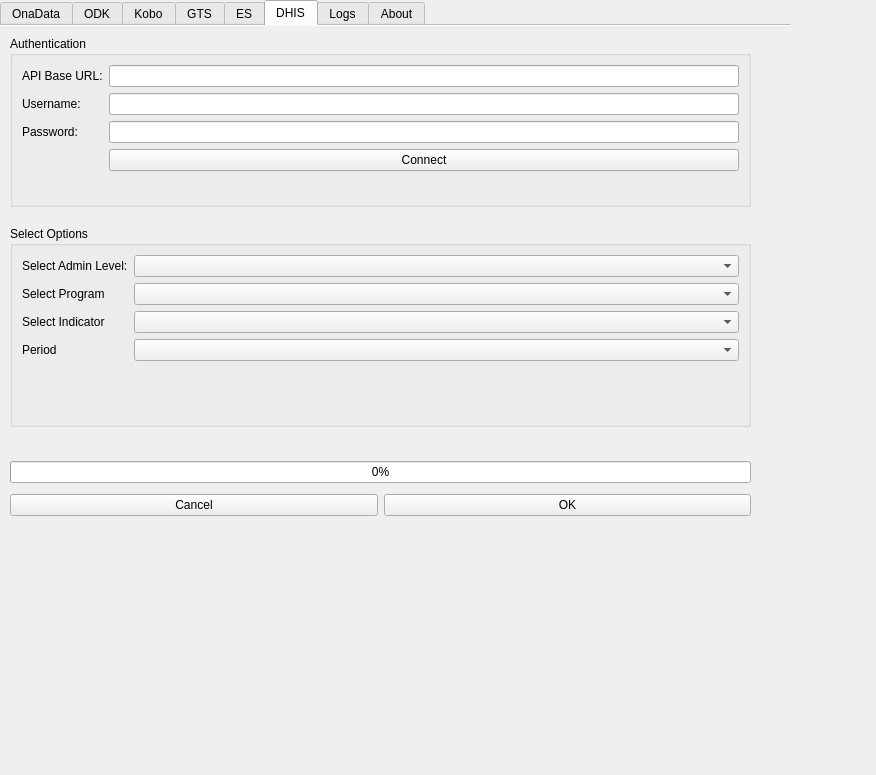
<?xml version="1.0" encoding="UTF-8"?>
<ui version="4.0">
 <class>AfpolGISDialogBase</class>
 <widget class="QWidget" name="AfpolGISDialogBase">
  <property name="geometry">
   <rect>
    <x>0</x>
    <y>0</y>
    <width>876</width>
    <height>775</height>
   </rect>
  </property>
  <property name="sizePolicy">
   <sizepolicy hsizetype="Expanding" vsizetype="Expanding">
    <horstretch>0</horstretch>
    <verstretch>0</verstretch>
   </sizepolicy>
  </property>
  <property name="windowTitle">
   <string>AfpolGIS Data Connector</string>
  </property>
  <property name="windowIcon">
   <iconset>
    <normaloff>icon.png</normaloff>icon.png</iconset>
  </property>
  <widget class="QTabWidget" name="tabWidget">
   <property name="geometry">
    <rect>
     <x>0</x>
     <y>0</y>
     <width>791</width>
     <height>681</height>
    </rect>
   </property>
   <property name="sizePolicy">
    <sizepolicy hsizetype="Expanding" vsizetype="Expanding">
     <horstretch>0</horstretch>
     <verstretch>0</verstretch>
    </sizepolicy>
   </property>
   <property name="font">
    <font>
     <kerning>true</kerning>
    </font>
   </property>
   <property name="tabShape">
    <enum>QTabWidget::Rounded</enum>
   </property>
   <property name="currentIndex">
    <number>5</number>
   </property>
   <property name="usesScrollButtons">
    <bool>true</bool>
   </property>
   <property name="documentMode">
    <bool>true</bool>
   </property>
   <property name="tabsClosable">
    <bool>false</bool>
   </property>
   <property name="movable">
    <bool>true</bool>
   </property>
   <widget class="QWidget" name="tab">
    <attribute name="title">
     <string>OnaData</string>
    </attribute>
    <widget class="QWidget" name="layoutWidget">
     <property name="geometry">
      <rect>
       <x>10</x>
       <y>540</y>
       <width>741</width>
       <height>65</height>
      </rect>
     </property>
     <layout class="QVBoxLayout" name="progressLayout">
      <property name="spacing">
       <number>6</number>
      </property>
      <property name="topMargin">
       <number>0</number>
      </property>
      <item>
       <widget class="QProgressBar" name="onaProgressBar">
        <property name="value">
         <number>0</number>
        </property>
        <property name="textVisible">
         <bool>true</bool>
        </property>
        <property name="invertedAppearance">
         <bool>false</bool>
        </property>
        <property name="format">
         <string>%p%</string>
        </property>
       </widget>
      </item>
      <item>
       <layout class="QHBoxLayout" name="buttonLayout" stretch="0,0">
        <item>
         <widget class="QPushButton" name="onaCancelButton">
          <property name="text">
           <string>Cancel</string>
          </property>
         </widget>
        </item>
        <item>
         <widget class="QPushButton" name="onaOkButton">
          <property name="text">
           <string>OK</string>
          </property>
         </widget>
        </item>
       </layout>
      </item>
     </layout>
    </widget>
    <widget class="QGroupBox" name="formGroup">
     <property name="geometry">
      <rect>
       <x>10</x>
       <y>200</y>
       <width>741</width>
       <height>111</height>
      </rect>
     </property>
     <property name="title">
      <string>Form Selection</string>
     </property>
     <layout class="QFormLayout" name="formLayout_2">
      <item row="0" column="0">
       <widget class="QLabel" name="formSelectorLabel_2">
        <property name="text">
         <string>Select Form:</string>
        </property>
       </widget>
      </item>
      <item row="0" column="1">
       <widget class="QComboBox" name="comboOnaForms"/>
      </item>
      <item row="1" column="0">
       <widget class="QLabel" name="geoFieldSelectorLabel_2">
        <property name="text">
         <string>Select Geo Field:</string>
        </property>
       </widget>
      </item>
      <item row="1" column="1">
       <widget class="QComboBox" name="comboOnaGeoFields"/>
      </item>
     </layout>
    </widget>
    <widget class="QGroupBox" name="authGroup">
     <property name="geometry">
      <rect>
       <x>10</x>
       <y>10</y>
       <width>741</width>
       <height>171</height>
      </rect>
     </property>
     <property name="sizePolicy">
      <sizepolicy hsizetype="Preferred" vsizetype="Preferred">
       <horstretch>0</horstretch>
       <verstretch>0</verstretch>
      </sizepolicy>
     </property>
     <property name="title">
      <string>Authentication</string>
     </property>
     <layout class="QFormLayout" name="authLayout_2">
      <property name="fieldGrowthPolicy">
       <enum>QFormLayout::AllNonFixedFieldsGrow</enum>
      </property>
      <property name="rowWrapPolicy">
       <enum>QFormLayout::DontWrapRows</enum>
      </property>
      <item row="0" column="0">
       <widget class="QLabel" name="apiUrlLabel_2">
        <property name="text">
         <string>API Base URL:</string>
        </property>
       </widget>
      </item>
      <item row="0" column="1">
       <widget class="QLineEdit" name="onadata_api_url"/>
      </item>
      <item row="1" column="0">
       <widget class="QLabel" name="usernameLabel_2">
        <property name="text">
         <string>Username:</string>
        </property>
       </widget>
      </item>
      <item row="1" column="1">
       <widget class="QLineEdit" name="onadata_username"/>
      </item>
      <item row="2" column="0">
       <widget class="QLabel" name="passwordLabel_2">
        <property name="text">
         <string>Password:</string>
        </property>
       </widget>
      </item>
      <item row="2" column="1">
       <widget class="QgsPasswordLineEdit" name="onaMLineEdit"/>
      </item>
      <item row="3" column="1">
       <widget class="QPushButton" name="btnFetchOnaForms">
        <property name="text">
         <string>Connect</string>
        </property>
       </widget>
      </item>
     </layout>
    </widget>
    <widget class="QGroupBox" name="syncGroup">
     <property name="geometry">
      <rect>
       <x>10</x>
       <y>330</y>
       <width>741</width>
       <height>181</height>
      </rect>
     </property>
     <property name="title">
      <string>Sync Options</string>
     </property>
     <layout class="QFormLayout" name="syncLayout_2">
      <item row="0" column="0">
       <widget class="QLabel" name="dateFromLabel_2">
        <property name="text">
         <string>Date Range From:</string>
        </property>
       </widget>
      </item>
      <item row="0" column="1">
       <widget class="QDateEdit" name="onaDateTimeFrom">
        <property name="dateTime">
         <datetime>
          <hour>0</hour>
          <minute>0</minute>
          <second>0</second>
          <year>2024</year>
          <month>1</month>
          <day>1</day>
         </datetime>
        </property>
        <property name="displayFormat">
         <string>yyyy-MM-dd</string>
        </property>
        <property name="calendarPopup">
         <bool>true</bool>
        </property>
       </widget>
      </item>
      <item row="1" column="0">
       <widget class="QLabel" name="dateToLabel_2">
        <property name="text">
         <string>Date Range To:</string>
        </property>
       </widget>
      </item>
      <item row="1" column="1">
       <widget class="QDateEdit" name="onaDateTimeTo">
        <property name="dateTime">
         <datetime>
          <hour>0</hour>
          <minute>0</minute>
          <second>0</second>
          <year>2025</year>
          <month>12</month>
          <day>31</day>
         </datetime>
        </property>
        <property name="displayFormat">
         <string>yyyy-MM-dd</string>
        </property>
        <property name="calendarPopup">
         <bool>true</bool>
        </property>
       </widget>
      </item>
      <item row="2" column="0">
       <widget class="QLabel" name="syncIntervalLabel_2">
        <property name="text">
         <string>Sync Interval:</string>
        </property>
       </widget>
      </item>
      <item row="3" column="0">
       <widget class="QLabel" name="label">
        <property name="text">
         <string>Page Size</string>
        </property>
       </widget>
      </item>
      <item row="3" column="1">
       <widget class="QgsSpinBox" name="onaPageSize">
        <property name="minimum">
         <number>1000</number>
        </property>
        <property name="maximum">
         <number>50000</number>
        </property>
        <property name="singleStep">
         <number>1000</number>
        </property>
        <property name="value">
         <number>10000</number>
        </property>
        <property name="showClearButton">
         <bool>false</bool>
        </property>
        <property name="clearValue">
         <bool>true</bool>
        </property>
       </widget>
      </item>
      <item row="2" column="1">
       <widget class="QSpinBox" name="onaSyncInterval">
        <property name="sizePolicy">
         <sizepolicy hsizetype="Minimum" vsizetype="Fixed">
          <horstretch>0</horstretch>
          <verstretch>0</verstretch>
         </sizepolicy>
        </property>
        <property name="maximumSize">
         <size>
          <width>16777215</width>
          <height>16777215</height>
         </size>
        </property>
        <property name="wrapping">
         <bool>false</bool>
        </property>
        <property name="suffix">
         <string> Seconds</string>
        </property>
        <property name="minimum">
         <number>0</number>
        </property>
        <property name="maximum">
         <number>3600</number>
        </property>
        <property name="singleStep">
         <number>10</number>
        </property>
       </widget>
      </item>
     </layout>
    </widget>
   </widget>
   <widget class="QWidget" name="tab_2">
    <attribute name="title">
     <string>ODK</string>
    </attribute>
    <widget class="QGroupBox" name="authGroup_2">
     <property name="geometry">
      <rect>
       <x>10</x>
       <y>10</y>
       <width>741</width>
       <height>171</height>
      </rect>
     </property>
     <property name="title">
      <string>Authentication</string>
     </property>
     <layout class="QFormLayout" name="authLayout_3">
      <item row="0" column="0">
       <widget class="QLabel" name="apiUrlLabel_3">
        <property name="text">
         <string>API Base URL:</string>
        </property>
       </widget>
      </item>
      <item row="0" column="1">
       <widget class="QLineEdit" name="odk_api_url"/>
      </item>
      <item row="1" column="0">
       <widget class="QLabel" name="usernameLabel_3">
        <property name="text">
         <string>Username:</string>
        </property>
       </widget>
      </item>
      <item row="1" column="1">
       <widget class="QLineEdit" name="odk_username"/>
      </item>
      <item row="2" column="0">
       <widget class="QLabel" name="passwordLabel_3">
        <property name="text">
         <string>Password:</string>
        </property>
       </widget>
      </item>
      <item row="2" column="1">
       <widget class="QgsPasswordLineEdit" name="odkmLineEdit"/>
      </item>
      <item row="3" column="1">
       <widget class="QPushButton" name="btnFetchODKForms">
        <property name="text">
         <string>Connect</string>
        </property>
       </widget>
      </item>
     </layout>
    </widget>
    <widget class="QGroupBox" name="formGroup_3">
     <property name="geometry">
      <rect>
       <x>10</x>
       <y>200</y>
       <width>741</width>
       <height>111</height>
      </rect>
     </property>
     <property name="title">
      <string>Form Selection</string>
     </property>
     <layout class="QFormLayout" name="formLayout_4">
      <item row="0" column="0">
       <widget class="QLabel" name="formSelectorLabel_4">
        <property name="text">
         <string>Select Form:</string>
        </property>
       </widget>
      </item>
      <item row="0" column="1">
       <widget class="QComboBox" name="comboODKForms"/>
      </item>
      <item row="1" column="0">
       <widget class="QLabel" name="geoFieldSelectorLabel_4">
        <property name="text">
         <string>Select Geo Field:</string>
        </property>
       </widget>
      </item>
      <item row="1" column="1">
       <widget class="QComboBox" name="comboODKGeoFields"/>
      </item>
     </layout>
    </widget>
    <widget class="QGroupBox" name="syncGroup_3">
     <property name="geometry">
      <rect>
       <x>10</x>
       <y>330</y>
       <width>741</width>
       <height>181</height>
      </rect>
     </property>
     <property name="title">
      <string>Sync Options</string>
     </property>
     <layout class="QFormLayout" name="syncLayout_4">
      <item row="0" column="0">
       <widget class="QLabel" name="dateFromLabel_4">
        <property name="text">
         <string>Date Range From:</string>
        </property>
       </widget>
      </item>
      <item row="0" column="1">
       <widget class="QDateEdit" name="ODKDateTimeFrom">
        <property name="dateTime">
         <datetime>
          <hour>0</hour>
          <minute>0</minute>
          <second>0</second>
          <year>2024</year>
          <month>1</month>
          <day>1</day>
         </datetime>
        </property>
        <property name="displayFormat">
         <string>yyyy-MM-dd</string>
        </property>
        <property name="calendarPopup">
         <bool>true</bool>
        </property>
       </widget>
      </item>
      <item row="1" column="0">
       <widget class="QLabel" name="dateToLabel_4">
        <property name="text">
         <string>Date Range To:</string>
        </property>
       </widget>
      </item>
      <item row="1" column="1">
       <widget class="QDateEdit" name="ODKDateTimeTo">
        <property name="dateTime">
         <datetime>
          <hour>0</hour>
          <minute>0</minute>
          <second>0</second>
          <year>2025</year>
          <month>12</month>
          <day>31</day>
         </datetime>
        </property>
        <property name="displayFormat">
         <string>yyyy-MM-dd</string>
        </property>
        <property name="calendarPopup">
         <bool>true</bool>
        </property>
       </widget>
      </item>
      <item row="2" column="0">
       <widget class="QLabel" name="syncIntervalLabel_4">
        <property name="text">
         <string>Sync Interval:</string>
        </property>
       </widget>
      </item>
      <item row="2" column="1">
       <widget class="QSpinBox" name="odkSyncInterval">
        <property name="suffix">
         <string> Seconds</string>
        </property>
        <property name="minimum">
         <number>0</number>
        </property>
        <property name="maximum">
         <number>3600</number>
        </property>
        <property name="singleStep">
         <number>10</number>
        </property>
       </widget>
      </item>
      <item row="3" column="0">
       <widget class="QLabel" name="label_2">
        <property name="text">
         <string>Page Size</string>
        </property>
       </widget>
      </item>
      <item row="3" column="1">
       <widget class="QgsSpinBox" name="odkPageSize">
        <property name="minimum">
         <number>1000</number>
        </property>
        <property name="maximum">
         <number>10000</number>
        </property>
        <property name="singleStep">
         <number>100</number>
        </property>
       </widget>
      </item>
     </layout>
    </widget>
    <widget class="QWidget" name="layoutWidget_3">
     <property name="geometry">
      <rect>
       <x>10</x>
       <y>540</y>
       <width>741</width>
       <height>65</height>
      </rect>
     </property>
     <layout class="QVBoxLayout" name="progressLayout_3">
      <property name="spacing">
       <number>6</number>
      </property>
      <property name="topMargin">
       <number>0</number>
      </property>
      <item>
       <widget class="QProgressBar" name="odkProgressBar">
        <property name="value">
         <number>0</number>
        </property>
       </widget>
      </item>
      <item>
       <layout class="QHBoxLayout" name="buttonLayout_3" stretch="0,0">
        <item>
         <widget class="QPushButton" name="odkCancelButton">
          <property name="text">
           <string>Cancel</string>
          </property>
         </widget>
        </item>
        <item>
         <widget class="QPushButton" name="odkOkButton">
          <property name="text">
           <string>OK</string>
          </property>
         </widget>
        </item>
       </layout>
      </item>
     </layout>
    </widget>
   </widget>
   <widget class="QWidget" name="tab_3">
    <attribute name="title">
     <string>Kobo</string>
    </attribute>
    <widget class="QGroupBox" name="authGroup_3">
     <property name="geometry">
      <rect>
       <x>10</x>
       <y>10</y>
       <width>741</width>
       <height>171</height>
      </rect>
     </property>
     <property name="title">
      <string>Authentication</string>
     </property>
     <layout class="QFormLayout" name="authLayout_4">
      <item row="0" column="0">
       <widget class="QLabel" name="apiUrlLabel_4">
        <property name="text">
         <string>API Base URL:</string>
        </property>
       </widget>
      </item>
      <item row="0" column="1">
       <widget class="QLineEdit" name="kobo_api_url"/>
      </item>
      <item row="1" column="0">
       <widget class="QLabel" name="usernameLabel_4">
        <property name="text">
         <string>Username:</string>
        </property>
       </widget>
      </item>
      <item row="1" column="1">
       <widget class="QLineEdit" name="kobo_username"/>
      </item>
      <item row="2" column="0">
       <widget class="QLabel" name="passwordLabel_4">
        <property name="text">
         <string>Password:</string>
        </property>
       </widget>
      </item>
      <item row="2" column="1">
       <widget class="QgsPasswordLineEdit" name="koboMLineEdit"/>
      </item>
      <item row="3" column="1">
       <widget class="QPushButton" name="btnFetchKoboForms">
        <property name="text">
         <string>Connect</string>
        </property>
       </widget>
      </item>
     </layout>
    </widget>
    <widget class="QGroupBox" name="formGroup_4">
     <property name="geometry">
      <rect>
       <x>10</x>
       <y>200</y>
       <width>741</width>
       <height>111</height>
      </rect>
     </property>
     <property name="title">
      <string>Form Selection</string>
     </property>
     <layout class="QFormLayout" name="formLayout_5">
      <item row="0" column="0">
       <widget class="QLabel" name="formSelectorLabel_5">
        <property name="text">
         <string>Select Form:</string>
        </property>
       </widget>
      </item>
      <item row="0" column="1">
       <widget class="QComboBox" name="comboKoboForms"/>
      </item>
      <item row="1" column="0">
       <widget class="QLabel" name="geoFieldSelectorLabel_5">
        <property name="text">
         <string>Select Geo Field:</string>
        </property>
       </widget>
      </item>
      <item row="1" column="1">
       <widget class="QComboBox" name="comboKoboGeoFields"/>
      </item>
     </layout>
    </widget>
    <widget class="QGroupBox" name="syncGroup_4">
     <property name="geometry">
      <rect>
       <x>10</x>
       <y>330</y>
       <width>741</width>
       <height>181</height>
      </rect>
     </property>
     <property name="title">
      <string>Sync Options</string>
     </property>
     <layout class="QFormLayout" name="syncLayout_5">
      <item row="0" column="0">
       <widget class="QLabel" name="dateFromLabel_5">
        <property name="text">
         <string>Date Range From:</string>
        </property>
       </widget>
      </item>
      <item row="0" column="1">
       <widget class="QDateEdit" name="KoboDateTimeFrom">
        <property name="dateTime">
         <datetime>
          <hour>0</hour>
          <minute>0</minute>
          <second>0</second>
          <year>2024</year>
          <month>1</month>
          <day>1</day>
         </datetime>
        </property>
        <property name="displayFormat">
         <string>yyyy-MM-dd</string>
        </property>
        <property name="calendarPopup">
         <bool>true</bool>
        </property>
       </widget>
      </item>
      <item row="1" column="0">
       <widget class="QLabel" name="dateToLabel_5">
        <property name="text">
         <string>Date Range To:</string>
        </property>
       </widget>
      </item>
      <item row="1" column="1">
       <widget class="QDateEdit" name="KoboDateTimeTo">
        <property name="dateTime">
         <datetime>
          <hour>0</hour>
          <minute>0</minute>
          <second>0</second>
          <year>2025</year>
          <month>12</month>
          <day>31</day>
         </datetime>
        </property>
        <property name="displayFormat">
         <string>yyyy-MM-dd</string>
        </property>
        <property name="calendarPopup">
         <bool>true</bool>
        </property>
       </widget>
      </item>
      <item row="2" column="0">
       <widget class="QLabel" name="syncIntervalLabel_5">
        <property name="text">
         <string>Sync Interval:</string>
        </property>
       </widget>
      </item>
      <item row="2" column="1">
       <widget class="QSpinBox" name="koboSyncInterval">
        <property name="suffix">
         <string> Seconds</string>
        </property>
        <property name="minimum">
         <number>0</number>
        </property>
        <property name="maximum">
         <number>3600</number>
        </property>
        <property name="singleStep">
         <number>10</number>
        </property>
       </widget>
      </item>
      <item row="3" column="0">
       <widget class="QLabel" name="label_3">
        <property name="text">
         <string>Page Size</string>
        </property>
       </widget>
      </item>
      <item row="3" column="1">
       <widget class="QgsSpinBox" name="koboPageSize">
        <property name="minimum">
         <number>1000</number>
        </property>
        <property name="maximum">
         <number>10000</number>
        </property>
        <property name="singleStep">
         <number>100</number>
        </property>
       </widget>
      </item>
     </layout>
    </widget>
    <widget class="QWidget" name="layoutWidget_4">
     <property name="geometry">
      <rect>
       <x>10</x>
       <y>540</y>
       <width>741</width>
       <height>65</height>
      </rect>
     </property>
     <layout class="QVBoxLayout" name="progressLayout_4">
      <property name="spacing">
       <number>6</number>
      </property>
      <property name="topMargin">
       <number>0</number>
      </property>
      <item>
       <widget class="QProgressBar" name="koboPorgressBar">
        <property name="value">
         <number>0</number>
        </property>
       </widget>
      </item>
      <item>
       <layout class="QHBoxLayout" name="buttonLayout_4" stretch="0,0">
        <item>
         <widget class="QPushButton" name="koboCancelButton">
          <property name="text">
           <string>Cancel</string>
          </property>
         </widget>
        </item>
        <item>
         <widget class="QPushButton" name="koboOkButton">
          <property name="text">
           <string>OK</string>
          </property>
         </widget>
        </item>
       </layout>
      </item>
     </layout>
    </widget>
   </widget>
   <widget class="QWidget" name="tab_4">
    <attribute name="title">
     <string>GTS</string>
    </attribute>
    <widget class="QGroupBox" name="authGroup_4">
     <property name="geometry">
      <rect>
       <x>10</x>
       <y>10</y>
       <width>741</width>
       <height>171</height>
      </rect>
     </property>
     <property name="title">
      <string>Authentication</string>
     </property>
     <property name="flat">
      <bool>false</bool>
     </property>
     <layout class="QFormLayout" name="authLayout_5">
      <property name="sizeConstraint">
       <enum>QLayout::SetDefaultConstraint</enum>
      </property>
      <property name="fieldGrowthPolicy">
       <enum>QFormLayout::AllNonFixedFieldsGrow</enum>
      </property>
      <property name="rowWrapPolicy">
       <enum>QFormLayout::DontWrapRows</enum>
      </property>
      <item row="0" column="0">
       <widget class="QLabel" name="apiUrlLabel_5">
        <property name="text">
         <string>API Base URL:</string>
        </property>
       </widget>
      </item>
      <item row="0" column="1">
       <widget class="QLineEdit" name="gts_api_url"/>
      </item>
      <item row="1" column="0">
       <widget class="QLabel" name="usernameLabel_5">
        <property name="text">
         <string>Username:</string>
        </property>
       </widget>
      </item>
      <item row="1" column="1">
       <widget class="QLineEdit" name="gts_username"/>
      </item>
      <item row="2" column="0">
       <widget class="QLabel" name="passwordLabel_5">
        <property name="text">
         <string>Password:</string>
        </property>
       </widget>
      </item>
      <item row="2" column="1">
       <widget class="QgsPasswordLineEdit" name="gtsMLineEdit"/>
      </item>
      <item row="3" column="1">
       <widget class="QPushButton" name="btnFetchGTSTables">
        <property name="text">
         <string>Connect</string>
        </property>
       </widget>
      </item>
     </layout>
    </widget>
    <widget class="QGroupBox" name="formGroup_5">
     <property name="geometry">
      <rect>
       <x>10</x>
       <y>200</y>
       <width>741</width>
       <height>151</height>
      </rect>
     </property>
     <property name="title">
      <string>Select Options</string>
     </property>
     <layout class="QFormLayout" name="formLayout_6">
      <item row="1" column="0">
       <widget class="QLabel" name="formSelectorLabel_6">
        <property name="text">
         <string>Field Activity</string>
        </property>
       </widget>
      </item>
      <item row="1" column="1">
       <widget class="QComboBox" name="comboGTSFieldActivities"/>
      </item>
      <item row="2" column="0">
       <widget class="QLabel" name="geoFieldSelectorLabel_6">
        <property name="text">
         <string>Tracking Rounds</string>
        </property>
       </widget>
      </item>
      <item row="2" column="1">
       <widget class="QComboBox" name="comboGTSTrackingRounds"/>
      </item>
      <item row="0" column="1">
       <widget class="QComboBox" name="comboGTSTableTypes"/>
      </item>
      <item row="0" column="0">
       <widget class="QLabel" name="label_8">
        <property name="text">
         <string>Select Category</string>
        </property>
       </widget>
      </item>
     </layout>
    </widget>
    <widget class="QWidget" name="layoutWidget_6">
     <property name="geometry">
      <rect>
       <x>10</x>
       <y>380</y>
       <width>741</width>
       <height>65</height>
      </rect>
     </property>
     <layout class="QVBoxLayout" name="progressLayout_6">
      <property name="spacing">
       <number>6</number>
      </property>
      <property name="topMargin">
       <number>0</number>
      </property>
      <item>
       <widget class="QProgressBar" name="gtsProgressBar">
        <property name="value">
         <number>0</number>
        </property>
       </widget>
      </item>
      <item>
       <layout class="QHBoxLayout" name="buttonLayout_6" stretch="0,0">
        <item>
         <widget class="QPushButton" name="gtsCancelButton">
          <property name="text">
           <string>Cancel</string>
          </property>
         </widget>
        </item>
        <item>
         <widget class="QPushButton" name="gtsOkButton">
          <property name="text">
           <string>OK</string>
          </property>
         </widget>
        </item>
       </layout>
      </item>
     </layout>
    </widget>
   </widget>
   <widget class="QWidget" name="tab_5">
    <attribute name="title">
     <string>ES</string>
    </attribute>
    <widget class="QGroupBox" name="formGroup_6">
     <property name="geometry">
      <rect>
       <x>10</x>
       <y>10</y>
       <width>741</width>
       <height>141</height>
      </rect>
     </property>
     <property name="title">
      <string>Options</string>
     </property>
     <layout class="QFormLayout" name="formLayout_7">
      <item row="1" column="0">
       <widget class="QLabel" name="formSelectorLabel_7">
        <property name="text">
         <string>Version</string>
        </property>
       </widget>
      </item>
      <item row="2" column="0">
       <widget class="QLabel" name="geoFieldSelectorLabel_7">
        <property name="text">
         <string>Topography:</string>
        </property>
       </widget>
      </item>
      <item row="2" column="1">
       <widget class="QComboBox" name="combESTopology"/>
      </item>
      <item row="1" column="1">
       <widget class="QLineEdit" name="esAPIVersion"/>
      </item>
      <item row="0" column="1">
       <widget class="QLineEdit" name="es_api_url"/>
      </item>
      <item row="0" column="0">
       <widget class="QLabel" name="label_4">
        <property name="text">
         <string>API Base URL</string>
        </property>
       </widget>
      </item>
     </layout>
    </widget>
    <widget class="QWidget" name="layoutWidget_7">
     <property name="geometry">
      <rect>
       <x>10</x>
       <y>180</y>
       <width>741</width>
       <height>65</height>
      </rect>
     </property>
     <layout class="QVBoxLayout" name="progressLayout_7">
      <property name="spacing">
       <number>6</number>
      </property>
      <property name="topMargin">
       <number>0</number>
      </property>
      <item>
       <widget class="QProgressBar" name="esProgressBar">
        <property name="value">
         <number>0</number>
        </property>
       </widget>
      </item>
      <item>
       <layout class="QHBoxLayout" name="buttonLayout_7" stretch="0,0">
        <item>
         <widget class="QPushButton" name="esCancelButton">
          <property name="text">
           <string>Cancel</string>
          </property>
         </widget>
        </item>
        <item>
         <widget class="QPushButton" name="esOkButton">
          <property name="text">
           <string>OK</string>
          </property>
         </widget>
        </item>
       </layout>
      </item>
     </layout>
    </widget>
   </widget>
   <widget class="QWidget" name="tab_6">
    <attribute name="title">
     <string>DHIS</string>
    </attribute>
    <widget class="QGroupBox" name="authGroup_5">
     <property name="geometry">
      <rect>
       <x>10</x>
       <y>10</y>
       <width>741</width>
       <height>171</height>
      </rect>
     </property>
     <property name="title">
      <string>Authentication</string>
     </property>
     <property name="flat">
      <bool>false</bool>
     </property>
     <layout class="QFormLayout" name="authLayout_6">
      <property name="sizeConstraint">
       <enum>QLayout::SetDefaultConstraint</enum>
      </property>
      <property name="fieldGrowthPolicy">
       <enum>QFormLayout::AllNonFixedFieldsGrow</enum>
      </property>
      <property name="rowWrapPolicy">
       <enum>QFormLayout::DontWrapRows</enum>
      </property>
      <item row="0" column="0">
       <widget class="QLabel" name="apiUrlLabel_6">
        <property name="text">
         <string>API Base URL:</string>
        </property>
       </widget>
      </item>
      <item row="0" column="1">
       <widget class="QLineEdit" name="dhis_api_url"/>
      </item>
      <item row="1" column="0">
       <widget class="QLabel" name="usernameLabel_6">
        <property name="text">
         <string>Username:</string>
        </property>
       </widget>
      </item>
      <item row="1" column="1">
       <widget class="QLineEdit" name="dhis_username"/>
      </item>
      <item row="2" column="0">
       <widget class="QLabel" name="passwordLabel_6">
        <property name="text">
         <string>Password:</string>
        </property>
       </widget>
      </item>
      <item row="2" column="1">
       <widget class="QgsPasswordLineEdit" name="dhisMLineEdit"/>
      </item>
      <item row="3" column="1">
       <widget class="QPushButton" name="btnFetchDhisIndicatorGrps">
        <property name="text">
         <string>Connect</string>
        </property>
       </widget>
      </item>
     </layout>
    </widget>
    <widget class="QGroupBox" name="formGroup_7">
     <property name="geometry">
      <rect>
       <x>10</x>
       <y>200</y>
       <width>741</width>
       <height>201</height>
      </rect>
     </property>
     <property name="title">
      <string>Select Options</string>
     </property>
     <layout class="QFormLayout" name="formLayout_8">
      <item row="0" column="0">
       <widget class="QLabel" name="label_6">
        <property name="text">
         <string>Select Admin Level:</string>
        </property>
       </widget>
      </item>
      <item row="0" column="1">
       <widget class="QComboBox" name="ComboDhisAdminLevels"/>
      </item>
      <item row="1" column="0">
       <widget class="QLabel" name="label_9">
        <property name="text">
         <string>Select Program</string>
        </property>
       </widget>
      </item>
      <item row="1" column="1">
       <widget class="QComboBox" name="comboDhisIndicatorGroups"/>
      </item>
      <item row="2" column="0">
       <widget class="QLabel" name="label_5">
        <property name="text">
         <string>Select Indicator</string>
        </property>
       </widget>
      </item>
      <item row="2" column="1">
       <widget class="QComboBox" name="comboDhisIndicators"/>
      </item>
      <item row="3" column="0">
       <widget class="QLabel" name="label_7">
        <property name="text">
         <string>Period</string>
        </property>
       </widget>
      </item>
      <item row="3" column="1">
       <widget class="QComboBox" name="comboDhisPeriod"/>
      </item>
     </layout>
    </widget>
    <widget class="QWidget" name="layoutWidget_5">
     <property name="geometry">
      <rect>
       <x>10</x>
       <y>430</y>
       <width>741</width>
       <height>65</height>
      </rect>
     </property>
     <layout class="QVBoxLayout" name="progressLayout_5">
      <property name="spacing">
       <number>6</number>
      </property>
      <property name="topMargin">
       <number>0</number>
      </property>
      <item>
       <widget class="QProgressBar" name="dhisProgressBar">
        <property name="value">
         <number>0</number>
        </property>
       </widget>
      </item>
      <item>
       <layout class="QHBoxLayout" name="buttonLayout_5" stretch="0,0">
        <item>
         <widget class="QPushButton" name="dhisCancelButton">
          <property name="text">
           <string>Cancel</string>
          </property>
         </widget>
        </item>
        <item>
         <widget class="QPushButton" name="dhisOkButton">
          <property name="text">
           <string>OK</string>
          </property>
         </widget>
        </item>
       </layout>
      </item>
     </layout>
    </widget>
   </widget>
   <widget class="QWidget" name="tab_7">
    <attribute name="title">
     <string>Logs</string>
    </attribute>
    <widget class="QPlainTextEdit" name="app_logs">
     <property name="geometry">
      <rect>
       <x>0</x>
       <y>0</y>
       <width>611</width>
       <height>431</height>
      </rect>
     </property>
    </widget>
    <widget class="QPushButton" name="btnRemoveAll">
     <property name="geometry">
      <rect>
       <x>240</x>
       <y>450</y>
       <width>134</width>
       <height>25</height>
      </rect>
     </property>
     <property name="toolTip">
      <string>Remove all published geodata and metadata</string>
     </property>
     <property name="text">
      <string>Clear All</string>
     </property>
    </widget>
   </widget>
   <widget class="QWidget" name="tab_8">
    <attribute name="title">
     <string>About</string>
    </attribute>
    <widget class="QTextBrowser" name="about_text">
     <property name="geometry">
      <rect>
       <x>0</x>
       <y>0</y>
       <width>641</width>
       <height>451</height>
      </rect>
     </property>
    </widget>
   </widget>
  </widget>
 </widget>
 <customwidgets>
  <customwidget>
   <class>QgsPasswordLineEdit</class>
   <extends>QLineEdit</extends>
   <header>qgspasswordlineedit.h</header>
  </customwidget>
  <customwidget>
   <class>QgsSpinBox</class>
   <extends>QSpinBox</extends>
   <header>qgsspinbox.h</header>
  </customwidget>
 </customwidgets>
 <resources/>
 <connections/>
</ui>
